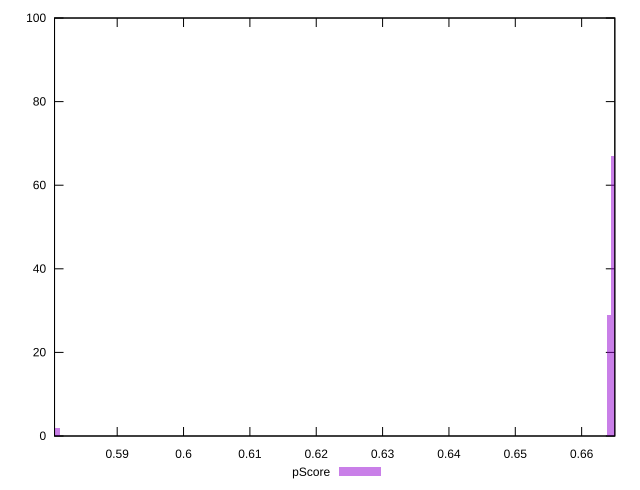

Here is the gnuplot script that generated this plot:
reset

$pScore <<EOF
0.6641164241205377 29
0.664754997605269 67
0.5804632976207392 2
0.5811018711054705 2
EOF

set key outside below
set boxwidth 0.0006385734847312863
set xrange [0.5805555555555555:0.665]
set yrange [0:100]
set trange [0:100]
set style fill transparent solid 0.5 noborder
set terminal svg size 640, 490 enhanced background rgb 'white'
set output "report_00008_2021-01-22T20:58:29.167/uses-rel-preload/samples/pages+cached+noexternal+noimg/pScore/histogram.svg"

plot $pScore title "pScore" with boxes

reset
